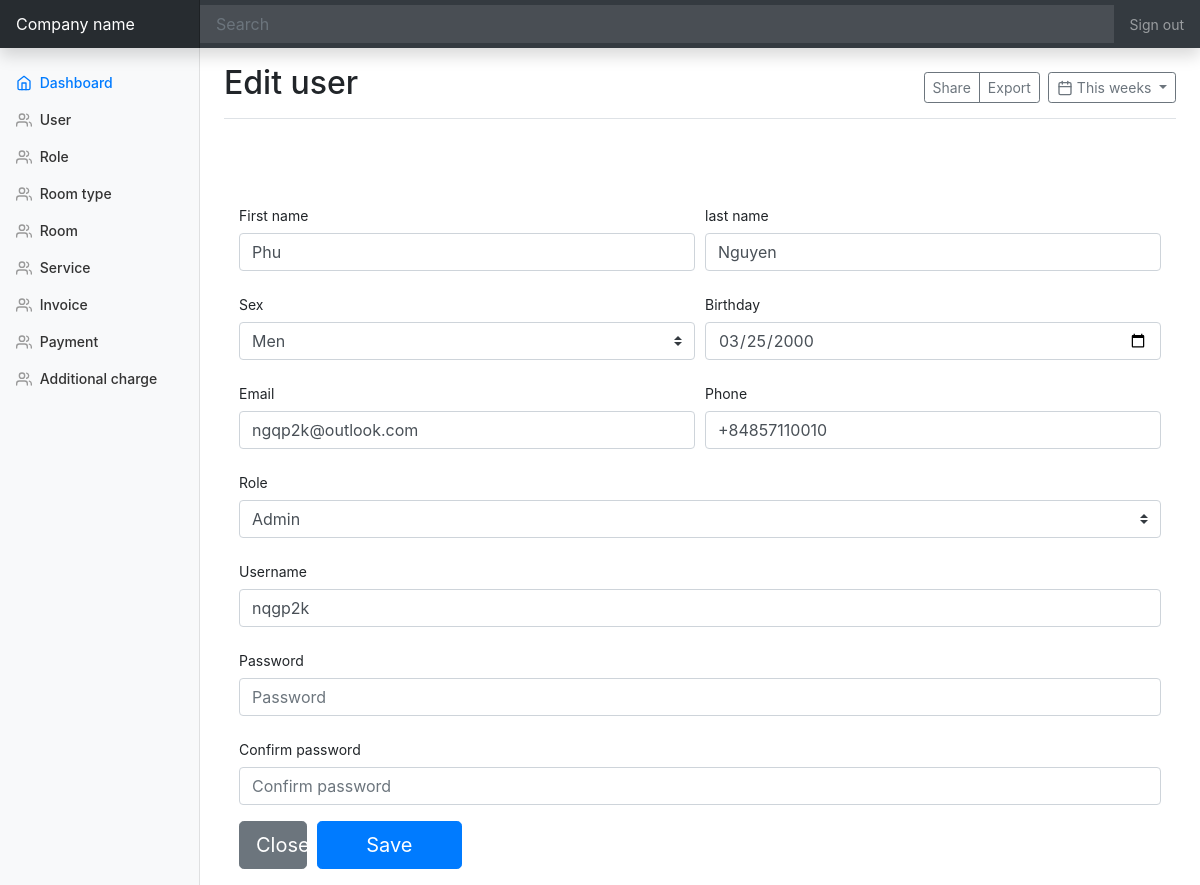
Page /edit-user/1 on the earlier database version.
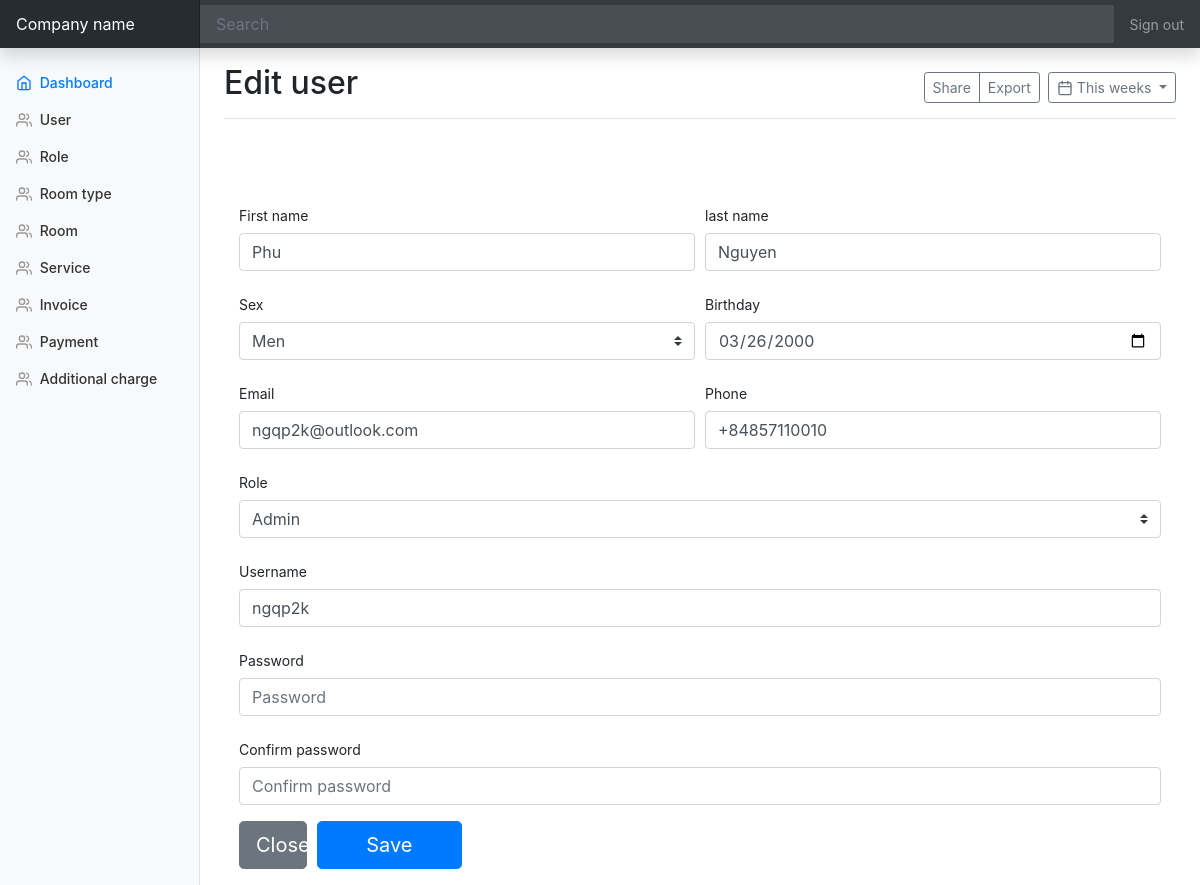
Same page on the later database version.
### models.py (models this page shows, shortened)
class User(db.Model):
    id = db.Column(db.Integer, primary_key=True)
    first_name = db.Column(db.String(50))
    last_name = db.Column(db.String(50))
    sex = db.Column(db.Enum(Sex))
    birthdate = db.Column(db.Date)
    email = db.Column(db.String(50))
    phone = db.Column(db.String(50))
    username = db.Column(db.String(255), unique=True)
    hash_password = db.Column(db.String(255))
    rold_id = db.Column(db.Integer, db.ForeignKey('role.id'))
    role = db.relationship('Role', backref=db.backref('user', lazy=True))
    @property
    def password(self):
        raise AttributeError('password: write-only field')

### views.py (the view, shortened to what this page needs)
@app.route('/edit-user/<int:user_id>', methods=['GET', 'POST'])
def edit_user(user_id):
    user = models.User.query.get(user_id)
    sexs = [sex.name for sex in models.Sex]
    roles = models.Role.query.all()
    return render_template('edit-user.html'
                           , user=user, sexs=sexs
                           , roles=roles)

### models.py (called while the page is built)
    def __str__(self) -> str:
        return self.name

### templates/edit-user.html
{% extends 'index.html' %}
{% block title %}Edit user{% endblock %}
{% block content %}
<div class="container">
  <form class="" method="post" action="#" role="form"
    oninput='confirm_password.setCustomValidity(confirm_password.value != password.value ? "Passwords do not match." : "")'>
    <div class="form-row">
      <div class="col-md-6">
        <div class="form-group">
          <label for="" class="col-form-label">First name</label>
          <input type="text" id="first-name" class="form-control" placeholder="First name" name="first_name" required
            autofocus value="{{ user.first_name }}">
        </div>
      </div>
      <div class="col-md-6">
        <div class="form-group">
          <label for="" class="col-form-label">last name</label>
          <input type="text" id="" class="form-control" placeholder="Last name" name="last_name" required
            value="{{ user.last_name}}">
        </div>
      </div>
      <div class="col-md-6">
        <div class="form-group">
          <label for="" class="col-form-label">Sex</label>
          <select class="custom-select" name="sex">
            {% for sex in sexs %}
              {% if sex == user.sex.name %}
                <option selected>{{ sex }}</option>
              {% else %}
                <option>{{ sex }}</option>
              {% endif %}
            {% endfor %}
          </select>
        </div>
      </div>
      <div class="col-md-6">
        <div class="form-group">
          <label for="" class="col-form-label">Birthday</label>
          <input type="date" id="" class="form-control" placeholder="Birthday" name="birthdate"
            value="{{ user.birthdate }}">
        </div>
      </div>
      <div class="col-6">
        <div class="form-group">
          <label for="" class="col-form-label">Email</label>
          <input type="email" id="" class="form-control" placeholder="Email" name="email" value="{{ user.email }}">
        </div>
      </div>
      <div class="col-6">
        <div class="form-group">
          <label for="" class="col-form-label">Phone</label>
          <input type="text" id="" class="form-control" placeholder="Phone" name="phone" value="{{ user.phone }}">
        </div>
      </div>
      <div class="col-12">
        <div class="form-group">
          <label for="" class="col-form-label">Role</label>
          <select class="custom-select" name="role">
            {% for role in roles %}
              {% if role == user.role %}
                <option selected value="{{ role.id }}">{{ role }}</option>
              {% else %}
                <option value="{{ role.id }}">{{ role }}</option>
              {% endif %}
            {% endfor %}
          </select>
        </div>
      </div>
      <div class="col-12">
        <div class="form-group">
          <label for="" class="col-form-label">Username</label>
          <input type="text" id="" class="form-control" placeholder="Username" name="username" required
            value="{{ user.username }}">
        </div>
      </div>
      <div class="col-12">
        <div class="form-group">
          <label for="" class="col-form-label">Password</label>
          <input type="password" id="" class="form-control" placeholder="Password" name="password" required>
        </div>
      </div>
      <div class="col-12">
        <div class="form-group">
          <label for="" class="col-form-label">Confirm password</label>
          <input type="password" id="" class="form-control" placeholder="Confirm password" name="confirm_password"
            required>
        </div>
      </div>
      <div class="col-1">
        <div class="form-group">
          <button class="btn btn-lg btn-secondary btn-block" type="">Close</button>
        </div>
      </div>
      <div class="col-2">
        <div class="form-group">
          <input class="btn btn-lg btn-primary btn-block" type="submit" value="Save">
        </div>
      </div>
    </div>
  </form>
</div>
{% endblock %}

Differences in the rows shown:
changed User "Phu": birthdate "03/25/2000" → "03/26/2000"; username "nqgp2k" → "ngqp2k"
